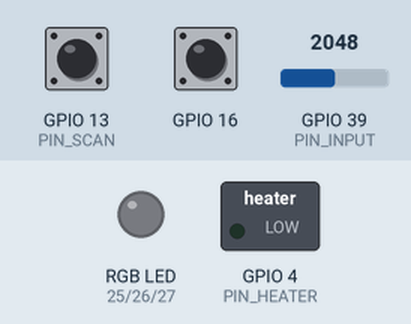
A sketch run on a simulated ESP32. Parts: switched loads named in the sketch (green lamp = pin HIGH), an RGB LED mixed from three pins (HIGH = lit). Dashed ring = blinking. Inputs (shaded band) come from the test bench; at power-on: GPIO 13 (PIN_SCAN) HIGH, GPIO 16 HIGH, GPIO 39 (PIN_INPUT) = 2048. Nothing arrives over Bluetooth unless stated; a phone connects over Bluetooth LE 3 s after start; pins used as bus, display or sensor lines are not drawn; what the sketch prints to the serial monitor is not drawn.

Above: at 0.05 s.
At 1.24 s:
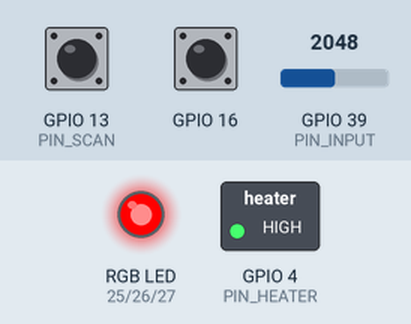
1.5 s: GPIO 13 (PIN_SCAN) pulled LOW for 0.4 s
4.5 s: GPIO 13 (PIN_SCAN) pulled LOW for 3.2 s
Timing chart, 0 to 15.2 s (numbered marks = the images above; inputs shaded):
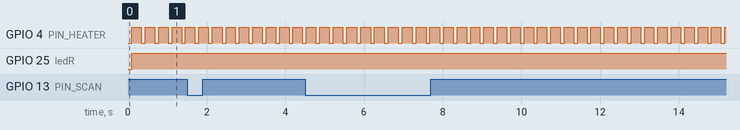

Measured:
- by itself, GPIO 4 (PIN_HEATER): alternates HIGH for 0.24 s and LOW for 0.10 s

The sketch:

smell_decision.ino
```cpp
// BLE接続の為の設定
#include <BLEDevice.h>
#include <BLEServer.h>
#include <BLEUtils.h>
#include <BLE2902.h>

// においセンサーのピン宣言
#define PIN_HEATER 4  // IO12にすると書き込み時にMD5エラーが出る
#define PIN_SENSOR 15  // D15(A1)
#define PIN_INPUT 39  // Corresponds to Arduino Uno's A3

// におい測定ボタンのピン宣言
#define PIN_SCAN 13

// においの測定設定
float standard = 60.0;        //においセンサの基準値
float tolerance = 3.0;        //匂い測定の誤差

// RGB LEDのピン宣言
uint8_t ledR = 25;
uint8_t ledG = 26;
uint8_t ledB = 27;

// BLEServerの設定
#define SERVICE_UUID "4fafc201-1fb5-459e-8fcc-c5c9c331914b"
#define CHARACTERISTIC_UUID "beb5483e-36e1-4688-b7f5-ea07361b26a8"
BLEServer* pServer = NULL;
BLEService* pService = NULL;
BLECharacteristic* pCharacteristic = NULL;
bool deviceConnected = false;
bool oldDeviceConnected = false;
int failvalue = -1;
TaskHandle_t BLEHandle = NULL;


// BLEコールバック関数
class MyServerCallbacks : public BLEServerCallbacks {
  void onConnect(BLEServer* pServer) {
    deviceConnected = true;
  };

  void onDisconnect(BLEServer* pServer) {
    deviceConnected = false;
  }
};


/** 各セットアップ関数 **/
void setupSmell(){    //においセンサ系のセットアップ
  //　deepsleep用ボタンをピンに対応する
  pinMode(GPIO_NUM_16, INPUT_PULLUP);

  // においセンサーを各ピンに対応する
  pinMode(PIN_HEATER, OUTPUT);
  pinMode(PIN_SENSOR, OUTPUT);

  digitalWrite(PIN_HEATER, HIGH);  // Heater Off
  digitalWrite(PIN_SENSOR, LOW);   // Sensor Pullup Off

  // 匂い測定ボタンをピンに対応する
  pinMode(PIN_SCAN, INPUT_PULLUP);
}

void setupLED(){      //LED系のセットアップ
   // RGB LED 12kHz PWM, 8-bit 宣言
  ledcSetup(1, 12000, 8);
  ledcSetup(2, 12000, 8);
  ledcSetup(3, 12000, 8);

  // RGB LEDを各ピンに対応する
  ledcAttachPin(ledR, 1);
  ledcAttachPin(ledG, 2);
  ledcAttachPin(ledB, 3);
}

void setupBLE() {     //BLE系のセットアップ
  // BLE Deviceの生成
  BLEDevice::init("Flesh AI");

  // BLE Serverの生成
  pServer = BLEDevice::createServer();
  pServer->setCallbacks(new MyServerCallbacks());

  // BLE Serviceの生成
  pService = pServer->createService(SERVICE_UUID);

  // BLE Characteristicの生成
  pCharacteristic = pService->createCharacteristic(
    CHARACTERISTIC_UUID,
    BLECharacteristic::PROPERTY_READ | BLECharacteristic::PROPERTY_WRITE | BLECharacteristic::PROPERTY_NOTIFY | BLECharacteristic::PROPERTY_INDICATE);

  // BLE Descriptor(説明文)の生成
  pCharacteristic->addDescriptor(new BLE2902());

  // Serviceの開始
  pService->start();

  // advertisingの開始
  BLEAdvertising* pAdvertising = BLEDevice::getAdvertising();
  pAdvertising->addServiceUUID(SERVICE_UUID);
  pAdvertising->setScanResponse(false);
  //pAdvertising->setMinPreferred(0x0);  // set value to 0x00 to not advertise this parameter
  pAdvertising->setMinPreferred(0x06);  // functions that help with iPhone connections issue
  pAdvertising->setMinPreferred(0x12);
  BLEDevice::startAdvertising();
  //Serial.println("Waiting a client connection to notify...");
}


void setup() {
  Serial.begin(115200);       // シリアルポート宣言

  setupSmell();

  setupLED();

  xTaskCreate(Task2, "Task2", 10000, NULL, 2, NULL);
}


/** 各処理関数 **/
void rgb(int r, int g, int b) {         // RGB点灯の処理
  ledcWrite(1, r);
  ledcWrite(2, g);
  ledcWrite(3, b);
}

float smell_read(bool smellflg){        // におい測定処理
  /** においセンサー処理 **/
  static bool warmflg = false;
  static int fcount = 0;
  static int val = 0;
  static int sum = 0;
  static int count = 0;

  //ヒーターの加熱処理
  //においセンサ内の状態をリセットするために加熱処理を施す
  digitalWrite(PIN_HEATER, LOW);
  //ウォームアップ時間短縮
  //起動時に約30分の加熱時間を要する為無理やり短縮させている
  //60点以上が数回続くと推奨値に戻す
  if(warmflg){
    delay(8);
    if(smellflg) rgb(0, 0, 255);
    else rgb(0, 255, 0);
  }else{
    delay(100);
    rgb(255, 0, 0);
  }
  digitalWrite(PIN_HEATER, HIGH);   // Heater Off
  delay(237);                       // 次の処理のために間をあける

  //においセンサを起動し値を読み取る
  digitalWrite(PIN_SENSOR, HIGH);  // Sensor Pullup On
  delay(1);
  val = analogRead(PIN_INPUT);  // Get Sensor Voltage
  delay(2);
  digitalWrite(PIN_SENSOR, LOW);  // Sensor Pullup Off

  //値送信用
  sum += val;
  count++;

  //それぞれカウント数によって処理をする
  if (count == 10) {
    // においセンサの取得平均値を100点変換して表示する
    float smell = (static_cast<float>(sum/count)/4095)*100;
    if(smellflg) smell_judge(smell);
    sum = 0;
    count = 0;
    if(!warmflg){
      if(smell >= 60){
        fcount++;
        if (fcount >= 3) warmflg = true;
      } else {
        fcount = 0;
      }
      Serial.println(warmflg);
      Serial.println(fcount);
    }
  }

  return val;
}

void smell_judge(float smell){          // におい値を元に判定する
  Serial.print("total: ");
  Serial.println(smell);
  delay(10);
  if (BLEHandle != NULL) vTaskDelete(BLEHandle);
  xTaskCreate(BLEConnectTask, "BLEConnectTask", 30000, &smell, 1, &BLEHandle);
}


void finishBLE(){
  // BLE Serviceの削除
  if (pServer) {
    pServer->removeService(pService);
    delete pService;
    pService = nullptr;
  }
  // BLE Deviceの削除
  BLEDevice::deinit();
}


/** 各タスク関数 **/
void loop() {
  float result = 0.0;

  int sleep = digitalRead( GPIO_NUM_16 );

  int buttonState = digitalRead(PIN_SCAN);

  smell_read(false);

  if(buttonState == LOW){
    Serial.println("button push");
    while(buttonState == LOW){
      result = smell_read(true);
      Serial.print("smell: ");
      Serial.println(result);
      buttonState = digitalRead(PIN_SCAN);
      delay(10);
    }
    Serial.println("button no push");
  }
}

void BLEConnectTask(void *pvParameters) {
  delay(100);
  Serial.println("bletask");
  float sendvalue = *(float*)pvParameters;
  setupBLE();
  for (;;) {
    /** BLE通信処理 **/
    //通知する値の変更
    if (deviceConnected) {    //接続中
      Serial.println("send");
      pCharacteristic->setValue(sendvalue);   // においデータの送信
      if (!deviceConnected) {
        setupBLE();
      }
      //通知を送る
      pCharacteristic->notify();
      delay(10000);
      BLEDevice::getAdvertising()->stop();

      //BLE通信終了
      finishBLE();
    } else {
      //接続待ち
    }

    //通信が切断されたときの処理
    if (!deviceConnected && oldDeviceConnected) {
      Serial.println("disconnect");
      delay(500);
      pServer->startAdvertising();
      oldDeviceConnected = deviceConnected;
    }

    if (deviceConnected && !oldDeviceConnected) {
      oldDeviceConnected = deviceConnected;
    }
    delay(10);
  }
}

void Task2(void *pvParameters) {
  (void) pvParameters;
  for (;;) {
    // ここにタスク2のコードを書く
    vTaskDelay(2000 / portTICK_PERIOD_MS); // 2秒の遅延
  }
}
```
